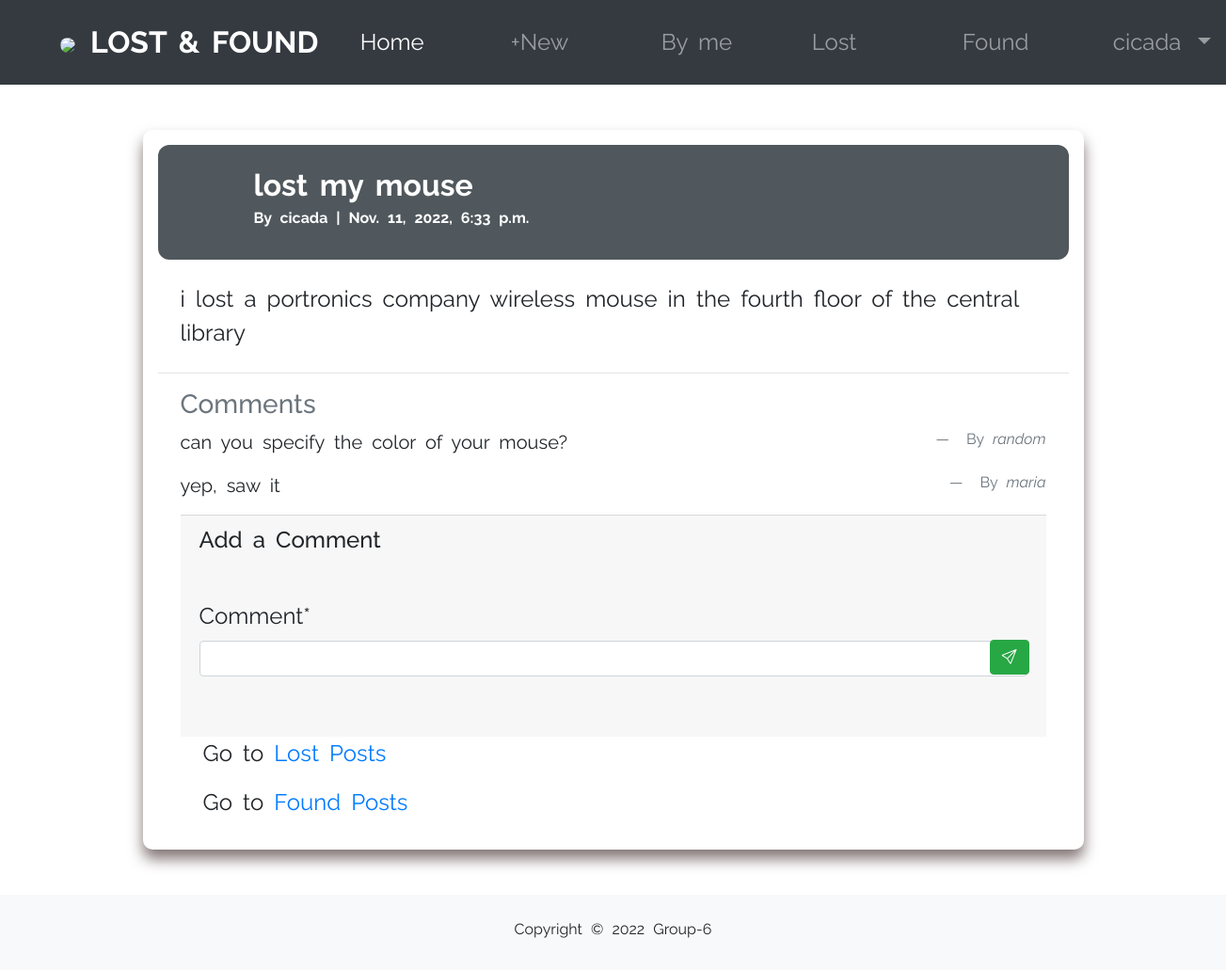
/articles/26/ (signed in), run on the app's committed database.
### accounts/models.py (models this page shows)
class CustomUser(AbstractUser):
    age = models.PositiveIntegerField(null=True,blank=True)

### articles/models.py (models this page shows, shortened)
class Article(models.Model):
    title= models.CharField(max_length=255)
    body= models.TextField()
    date = models.DateTimeField(auto_now_add=True)
    found = models.BooleanField(default=False)
    author=models.ForeignKey(
        settings.AUTH_USER_MODEL,
        on_delete=models.CASCADE,
    )

class Comment(models.Model):
    article = models.ForeignKey(Article,on_delete=models.CASCADE)
    comment = models.CharField(max_length=200)
    author = models.ForeignKey(
        settings.AUTH_USER_MODEL,
        on_delete=models.CASCADE,
    )
    def __str__(self):
        return self.comment

### articles/views.py (the view, shortened to what this page needs)
# urls.py: path("<int:pk>/",ArticleDetailView.as_view(),name="article_detail"),
class ArticleDetailView(LoginRequiredMixin,DetailView):
    def get(self,request,*args,**kwargs):
        view =CommentGet.as_view()
        return view(request,*args,**kwargs)

### articles/forms.py
class CommentForm(forms.ModelForm):
    class Meta:
        model = Comment
        fields = ("comment",)

### articles/views.py (called while the page is built)
    def get_context_data(self, **kwargs):
        context = super().get_context_data(**kwargs)
        context['form']=CommentForm()
        return context

### articles/templates/article_detail.html (shortened to what this page needs)
{% extends "base.html" %}
{% load crispy_forms_tags %}
{% block content %}
    <div class="form">
        <div class="article-entry comment-sec mb-3 " style="background-color: #50585d; padding: 1rem; color: white; border-radius: 12px;">
            <div class="mt-2 ml-3">
                <b><h2 class="mb-1" style="font-weight: 700 ;">{{ object.title }}</h2>
                    <p class="mt-0 font-s">By {{ object.author }} | {{ object.date }}</p></b>
            </div>
        </div>
        <div class="mx-4 my-4"><p>{{ object.body }}</p></div>
        <hr>
        <div class="mx-4 mb-3">
            <h3 class="text-muted">Comments</h3>
            {% for comment in article.comment_set.all %}
                <figure class="text-center comments">
                    <blockquote class="blockquote ">
                      <p class="blockquote"> {{ comment }}</p>
                    </blockquote>
                    <figcaption class="font-s blockquote-footer mt-0">
                      By <cite title="Source Title">{{ comment.author }}</cite>
                    </figcaption>
                  </figure>
            {% endfor %}
        </div>
        <div class="card-footer mx-4">
            <h4>Add a Comment</h4>
            <form action="" method="post" class="mt-5 ">
                    <div class="d-inline">
                {{ form|crispy }}
               <button class="btn btn-success sub-button" type="submit"><i class="bi bi-send icon-send"></i></button>
                    </div>
            </form>
        </div >
        <p class="ml-5">Go to <a href="{% url 'lost' %}">Lost Posts</a></p>
        <p class="ml-5">Go to <a href="{% url 'found' %}">Found Posts</a></p>
    {% endblock content %}

### accounts/templates/base.html (shortened to what this page needs)
<!DOCTYPE html>
<html lang="en">
<head>
    <link rel="stylesheet" href="https://cdn.jsdelivr.net/npm/bootstrap@4.3.1/dist/css/bootstrap.min.css">
    <link rel="stylesheet" href="https://cdnjs.cloudflare.com/ajax/libs/font-awesome/6.2.0/css/all.min.css">
    <link rel="stylesheet" href="path/to/font-awesome/css/font-awesome.min.css">
    <link rel="stylesheet" href="https://cdn.jsdelivr.net/npm/bootstrap-icons@1.9.1/font/bootstrap-icons.css">
</head>
<body>
    <nav class="px-5 navbar navbar-expand-lg navbar-dark bg-dark p-3 nav--bar">
        <a class="navbar-brand" href="{% url 'home' %}"><img src="https://img.freepik.com/premium-vector/magnifying-glass-icon-design_161751-884.jpg?w=2000" class="mx-3 mt-0" height="50px" style="border-radius:50%; object-fit:fill;">LOST & FOUND</a>
        <div>
          <div class="collapse navbar-collapse" id="navbarNavDropdown">
            <ul class="navbar-nav">
              {% if user.is_authenticated %}
              <li class="nav-item active col-3">
                <a class="nav-link" href="{% url 'home' %}">Home</a>
              </li>
              <li class="nav-item col-3">
                <a class="nav-link" href="{% url 'article_new' %}">+New</a>
              </li>
              <li class="nav-item col-3">
                <a class="nav-link" href="{% url 'allposts' %}">By me</a>
              </li>
              <li class="nav-item col-3">
                <a class="nav-link" href="{% url 'lost' %}">Lost</a>
              </li>
              <li class="nav-item col-3">
                <a class="nav-link" href="{% url 'found' %}">Found</a>
              </li>
              <li class="nav-item dropdown col-3">
                <a class="nav-link dropdown-toggle" href="#" id="navbarDropdownMenuLink" data-toggle="dropdown" aria-haspopup="true" aria-expanded="false">
                  {{ user.username }}
                </a>
              </li>
              {% endif %}
          </ul>
        </div>
        </div>
      </nav>
    <div class=" p-5  main-content">
        <div class="d-flex justify-content-center">
            <main>
              {% block content %}
              {% endblock content %}
          </main>
        </div>
    </div>
    <footer class="footer">
      Copyright © 2022 Group-6
    </footer>
</body>
</html>

### accounts/templates/base.html (style rules this page uses)
body { overflow-x: hidden; word-spacing: 5px; font-family: 'Raleway', sans-serif; }
.navbar,.main-content { font-size: 24px; }
.navbar-brand { font-weight: bold; font-size: 32px; }
.navbar-nav > li { margin-right: -28px; padding-right: 75px; }
.nav--bar { display: flex; justify-content: space-between; position:sticky; top:0; z-index: 1; }
.col-3 { flex: 0 0 25%; max-width: 21%; }
.footer { text-align: center; background-color:rgb(248,249,250) ; height: 5rem; padding: 25px 0; }

### articles/templates/article_detail.html (style rules this page uses)
.font-s { font-size: 16px; }
.blockquote { margin-bottom: 0px; }
.comment-sec { width: 100%; display: flex; justify-content: flex-start; align-items: center; }
.form { background-color: white; padding: 1rem 1rem; width: 1000px; border-radius: 10px; box-shadow: 0px 10px 15px rgb(132, 118, 118); }
.sub-button { height: 37px; margin-top: -113px; margin-left: 840px; }
.comments { display: flex; justify-content: space-between; padding: 0; }

### data on the page
CustomUser: username "cicada"
Article: title "lost my mouse", author "cicada", date "Nov. 11, 2022, 6:33 p.m.", body "i lost a portronics company wireless mouse in the fourth floor of the central library"
Comment: comment "can you specify the color of your mouse?", author "random"
Comment: comment "yep, saw it", author "maria"
